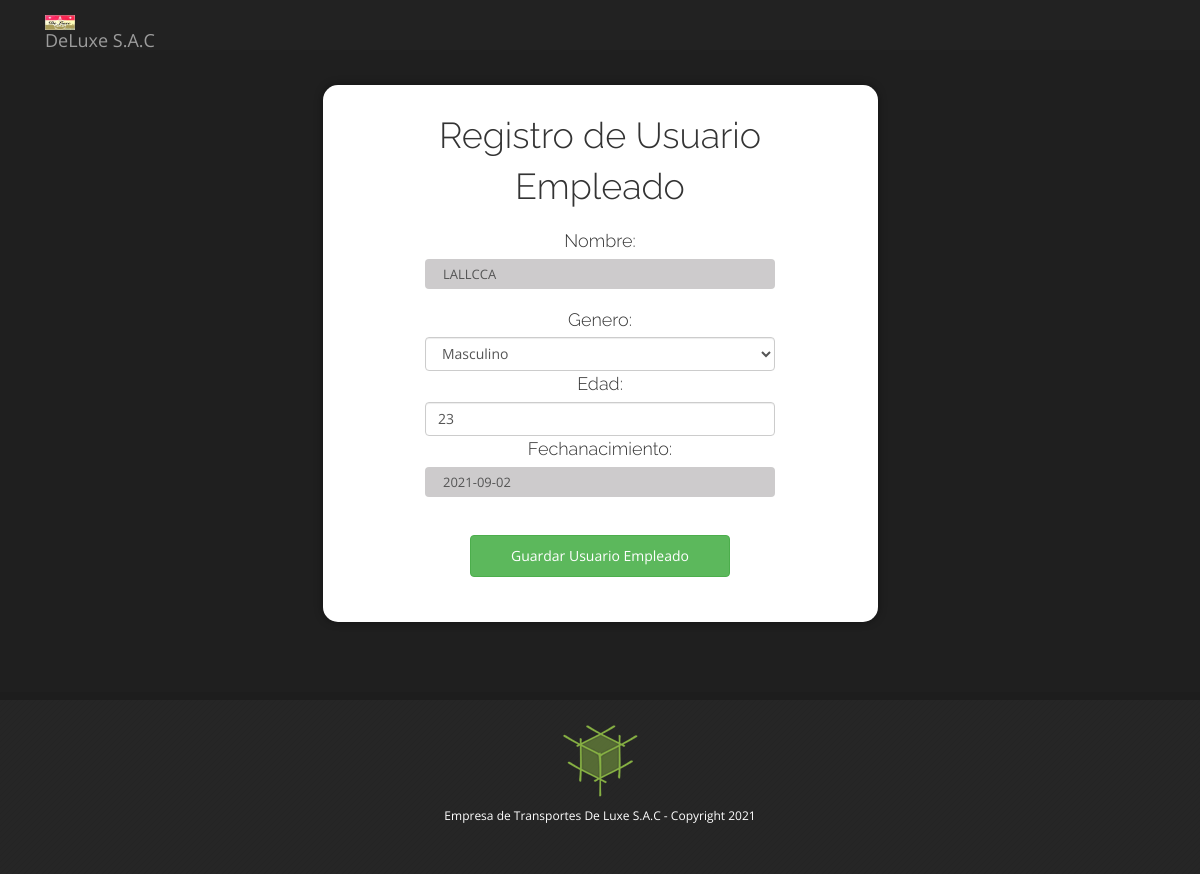
Page /updateEmpleado/5/ (signed in) on the committed database.
### deluxeapp/models.py (models this page shows, shortened)
class Empleado(models.Model):
    Empleado_genero = [
        (1, 'Femenino'),
        (2, 'Masculino')
    ]
    user = models.OneToOneField(User,null=True, on_delete=models.CASCADE)
    nombre = models.CharField(max_length=50)
    genero = models.IntegerField(null=True, blank=False, choices=Empleado_genero)
    edad = models.PositiveIntegerField(null=True, validators=[MinValueValidator(1), MaxValueValidator(100)])
    fechanacimiento = models.DateField(null=True)

### deluxeapp/decorators.py (the view)
        def wrapper_func(request, *args, **kwargs):
            group = None
            if request.user.groups.exists():
                group = request.user.groups.all()[0].name
            if group in allowed_roles:
                return view_func(request, *args, **kwargs)
            else:
                return HttpResponse("No estas autorizado a visualizar esta página")

### deluxeapp/forms.py
class EmpleadoForm(forms.ModelForm):
    class Meta:
        model = Empleado
        fields = ['nombre', 'genero', 'edad', 'fechanacimiento']
    def __init__(self, *args, **kwargs):
        super().__init__(*args, **kwargs)
        self.fields['nombre'].widget.attrs.update({
            'class': 'form-control',
        })
        self.fields['genero'].widget.attrs.update({
            'class': 'form-control',
        })
        self.fields['edad'].widget.attrs.update({
            'class': 'form-control',
        })
        self.fields['fechanacimiento'].widget.attrs.update({
            'class': 'form-control',
        })

### deluxeapp/views.py (called while the page is built)
@login_required(login_url='login')
@allowed_users(allowed_roles=['empleado','admin'])
def updateEmpleado(request, id):
    empleados=Empleado.objects.get(id=id)
    form=EmpleadoForm(request.POST or None, instance=empleados)
    if form.is_valid():
        form.save()
        return redirect('tables')
    return render(request, 'administrador/editEmpleado.html',{'form': form, 'empleado':empleados})

### templates/administrador/editEmpleado.html (shortened to what this page needs)
{% load static %}
<!doctype html>
<html><head>
    <link rel="stylesheet" type="text/css" href="{% static 'bootstrap/css/bootstrap.min.css' %}" />
    <link href="{% static 'css/main.css' %}" rel="stylesheet">
    <link href="{% static 'css/font-style.css' %}" rel="stylesheet">
    <link href="{% static 'css/register.css' %}" rel="stylesheet">
  <link rel="stylesheet" href="https://cdnjs.cloudflare.com/ajax/libs/datepicker/0.6.5/datepicker.min.css" />
	</head>
  <body>
    <div class="navbar-nav navbar-inverse navbar-fixed-top">
        <div class="container">
        <div class="navbar-header">
          <a class="navbar-brand" href="{% url 'index' %}"><img src="{% static 'images/deluxe.jpg' %}" height="15" alt=""> DeLuxe S.A.C</a>
        </div>
          <div class="navbar-collapse collapse">
          </div>
        </div>
    </div>
    <div class="container">
        <div class="row">
        	<div class="col-lg-offset-3 col-lg-6" style="text-align: center;">
        		<div id="register-wraper">
        		    <form id="register-form" class="form" method="post" action="">
        		        <legend>Registro de Usuario Empleado</legend>
        		        <div class="body">
    		        		{{ form }}
        		        </div>
                    <br>
        		        <div class="footer">
        		            <button type="submit" class="btn btn-success">Guardar Usuario Empleado</button>
        		        </div><br>
        		    </form>
        		</div>
        	</div>
        </div>
    </div>
	<div id="footerwrap">
      	<div class="container">
      		<div class="row">
      			<div class="col-sm-12 col-lg-12">
      			<p><img src="{% static 'images/logo.png' %}" alt=""></p>
      			<p>Empresa de Transportes De Luxe S.A.C - Copyright 2021</p>
      			</div>
      		</div>
      	</div>
	</div>
</body></html>

### static/css/main.css (style rules this page uses)
input[type=text], textarea { background: #cdcbcc; font-size: 13px; display: block; width: 100%; border: none; box-shadow: none; height: 30px; line-height: 18px; padding: 0; text-indent: 18px; margin: 0 0 18px; }
a { color: #b2c831; text-decoration: none; }
#footerwrap { width: 100%; background:#262626; background-image:url('../images/sep-half.png'); padding-top:25px; padding-bottom: 40px; border-top-style: solid; border-top-width:8px; border-top-color:#1d1d1d; text-align:center }
#footerwrap p { color:white; font-size:12px; }

### static/css/register.css (style rules this page uses)
#register-form { margin: 0 auto; width: 350px; }
#register-form legend { margin-bottom: 15px; border-bottom: none; }
#register-form .body { overflow-y: auto; height: auto; }
#register-form .btn { padding: 10px 40px; background-image: none; box-shadow: none; }
#register-form legend { font-family: 'Raleway', sans-serif; font-size: 36px; font-weight: 300; color: #333333; -webkit-font-smoothing: subpixel-antialiased; }
#register-form label { font-family: 'Raleway', sans-serif; font-size: 18px; color: #333333; font-weight: 300; }
@media (min-width: 979px) { body { padding-top: 80px; } }

### templates/administrador/editEmpleado.html (style rules this page uses)
body { padding-top: 60px; }

### rows in the picture
Empleado: nombre "LALLCCA", genero "Masculino", edad "23", fechanacimiento "2021-09-02"
